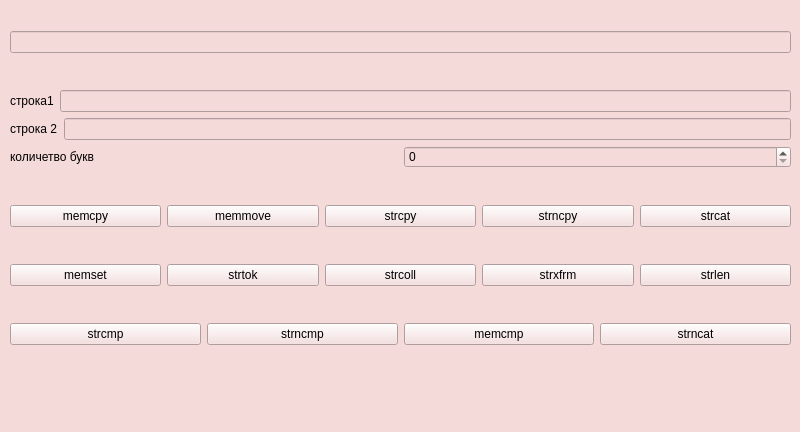
<?xml version="1.0" encoding="UTF-8"?>
<ui version="4.0">
 <class>MainWindow</class>
 <widget class="QMainWindow" name="MainWindow">
  <property name="geometry">
   <rect>
    <x>0</x>
    <y>0</y>
    <width>800</width>
    <height>432</height>
   </rect>
  </property>
  <property name="windowTitle">
   <string>MainWindow</string>
  </property>
  <property name="styleSheet">
   <string notr="true">background-color: rgb(245, 218, 218);
color: rgb(0, 0, 0);
font: 700 italic 11pt &quot;Ubuntu&quot;;</string>
  </property>
  <widget class="QWidget" name="centralwidget">
   <widget class="QWidget" name="layoutWidget">
    <property name="geometry">
     <rect>
      <x>10</x>
      <y>0</y>
      <width>781</width>
      <height>381</height>
     </rect>
    </property>
    <layout class="QVBoxLayout" name="verticalLayout">
     <item>
      <widget class="QLineEdit" name="ln_ans">
       <property name="enabled">
        <bool>false</bool>
       </property>
      </widget>
     </item>
     <item>
      <layout class="QVBoxLayout" name="verticalLayout_2">
       <item>
        <layout class="QHBoxLayout" name="horizontalLayout_5">
         <item>
          <widget class="QLabel" name="label">
           <property name="text">
            <string>строка1</string>
           </property>
          </widget>
         </item>
         <item>
          <widget class="QLineEdit" name="ln_str1"/>
         </item>
        </layout>
       </item>
       <item>
        <layout class="QHBoxLayout" name="horizontalLayout_4">
         <item>
          <widget class="QLabel" name="label_2">
           <property name="text">
            <string>строка 2</string>
           </property>
          </widget>
         </item>
         <item>
          <widget class="QLineEdit" name="ln_str2"/>
         </item>
        </layout>
       </item>
       <item>
        <layout class="QHBoxLayout" name="horizontalLayout_6">
         <item>
          <widget class="QLabel" name="label_3">
           <property name="text">
            <string>количетво букв</string>
           </property>
          </widget>
         </item>
         <item>
          <widget class="QSpinBox" name="spb_N"/>
         </item>
        </layout>
       </item>
      </layout>
     </item>
     <item>
      <layout class="QHBoxLayout" name="horizontalLayout_3">
       <item>
        <widget class="QPushButton" name="bnt_memcpy">
         <property name="text">
          <string>memcpy</string>
         </property>
        </widget>
       </item>
       <item>
        <widget class="QPushButton" name="bnt_memmove">
         <property name="text">
          <string>memmove</string>
         </property>
        </widget>
       </item>
       <item>
        <widget class="QPushButton" name="bnt_strcpy">
         <property name="text">
          <string>strcpy</string>
         </property>
        </widget>
       </item>
       <item>
        <widget class="QPushButton" name="bnt_strncpy">
         <property name="text">
          <string>strncpy</string>
         </property>
        </widget>
       </item>
       <item>
        <widget class="QPushButton" name="bnt_strcat">
         <property name="text">
          <string>strcat</string>
         </property>
        </widget>
       </item>
      </layout>
     </item>
     <item>
      <layout class="QHBoxLayout" name="horizontalLayout_2">
       <item>
        <widget class="QPushButton" name="bnt_memset">
         <property name="text">
          <string>memset</string>
         </property>
        </widget>
       </item>
       <item>
        <widget class="QPushButton" name="bnt_strtok">
         <property name="text">
          <string>strtok</string>
         </property>
        </widget>
       </item>
       <item>
        <widget class="QPushButton" name="bnt_strcoll">
         <property name="text">
          <string>strcoll</string>
         </property>
        </widget>
       </item>
       <item>
        <widget class="QPushButton" name="bnt_strxfrm">
         <property name="text">
          <string>strxfrm</string>
         </property>
        </widget>
       </item>
       <item>
        <widget class="QPushButton" name="bnt_strlen">
         <property name="text">
          <string>strlen</string>
         </property>
        </widget>
       </item>
      </layout>
     </item>
     <item>
      <layout class="QHBoxLayout" name="horizontalLayout">
       <item>
        <widget class="QPushButton" name="bnt_strcmp">
         <property name="text">
          <string>strcmp</string>
         </property>
        </widget>
       </item>
       <item>
        <widget class="QPushButton" name="bnt_strncmp">
         <property name="text">
          <string>strncmp</string>
         </property>
        </widget>
       </item>
       <item>
        <widget class="QPushButton" name="bnt_memcmp">
         <property name="text">
          <string>memcmp</string>
         </property>
        </widget>
       </item>
       <item>
        <widget class="QPushButton" name="bnt_strncat">
         <property name="text">
          <string>strncat</string>
         </property>
        </widget>
       </item>
      </layout>
     </item>
    </layout>
   </widget>
  </widget>
  <widget class="QMenuBar" name="menubar">
   <property name="geometry">
    <rect>
     <x>0</x>
     <y>0</y>
     <width>800</width>
     <height>22</height>
    </rect>
   </property>
  </widget>
  <widget class="QStatusBar" name="statusbar"/>
 </widget>
 <resources/>
 <connections/>
</ui>
